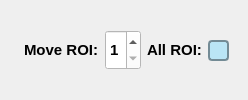
             <widget class="QWidget" name="widget_13" native="true">
              <property name="sizePolicy">
               <sizepolicy hsizetype="Preferred" vsizetype="Preferred">
                <horstretch>0</horstretch>
                <verstretch>0</verstretch>
               </sizepolicy>
              </property>
              <layout class="QHBoxLayout" name="horizontalLayout_15">
               <item>
                <widget class="QLabel" name="label_19">
                 <property name="sizePolicy">
                  <sizepolicy hsizetype="Fixed" vsizetype="Preferred">
                   <horstretch>0</horstretch>
                   <verstretch>0</verstretch>
                  </sizepolicy>
                 </property>
                 <property name="text">
                  <string/>
                 </property>
                 <property name="pixmap">
                  <pixmap>all-icons/line.png</pixmap>
                 </property>
                </widget>
               </item>
               <item>
                <widget class="QLabel" name="label_20">
                 <property name="sizePolicy">
                  <sizepolicy hsizetype="Fixed" vsizetype="Preferred">
                   <horstretch>0</horstretch>
                   <verstretch>0</verstretch>
                  </sizepolicy>
                 </property>
                 <property name="font">
                  <font>
                   <pointsize>11</pointsize>
                   <weight>75</weight>
                   <bold>true</bold>
                  </font>
                 </property>
                 <property name="text">
                  <string>Move ROI:</string>
                 </property>
                </widget>
               </item>
               <item>
                <widget class="QSpinBox" name="spinbox_ROI_to_move">
                 <property name="sizePolicy">
                  <sizepolicy hsizetype="Minimum" vsizetype="Fixed">
                   <horstretch>0</horstretch>
                   <verstretch>0</verstretch>
                  </sizepolicy>
                 </property>
                 <property name="minimumSize">
                  <size>
                   <width>0</width>
                   <height>40</height>
                  </size>
                 </property>
                 <property name="maximumSize">
                  <size>
                   <width>140</width>
                   <height>40</height>
                  </size>
                 </property>
                 <property name="font">
                  <font>
                   <pointsize>11</pointsize>
                   <weight>75</weight>
                   <bold>true</bold>
                  </font>
                 </property>
                 <property name="styleSheet">
                  <string notr="true">background-color: rgb(255, 255, 255);
</string>
                 </property>
                 <property name="minimum">
                  <number>1</number>
                 </property>
                 <property name="maximum">
                  <number>5</number>
                 </property>
                 <property name="value">
                  <number>1</number>
                 </property>
                </widget>
               </item>
               <item>
                <widget class="QLabel" name="label_21">
                 <property name="sizePolicy">
                  <sizepolicy hsizetype="Preferred" vsizetype="Preferred">
                   <horstretch>0</horstretch>
                   <verstretch>0</verstretch>
                  </sizepolicy>
                 </property>
                 <property name="font">
                  <font>
                   <pointsize>11</pointsize>
                   <weight>75</weight>
                   <bold>true</bold>
                  </font>
                 </property>
                 <property name="text">
                  <string>All ROI:</string>
                 </property>
                </widget>
               </item>
               <item>
                <widget class="QCheckBox" name="checkbox_move_all_ROI">
                 <property name="minimumSize">
                  <size>
                   <width>0</width>
                   <height>40</height>
                  </size>
                 </property>
                 <property name="maximumSize">
                  <size>
                   <width>29</width>
                   <height>40</height>
                  </size>
                 </property>
                 <property name="font">
                  <font>
                   <pointsize>-1</pointsize>
                  </font>
                 </property>
                 <property name="styleSheet">
                  <string notr="true">QCheckBox {
    spacing: 8px;
    font-size: 16px;
    color: #D9534F; /* Màu đỏ tươi cho chữ */
}

QCheckBox::indicator {
    width: 17px;
    height: 17px;
    border: 2px solid #738B95; /* Viền đỏ nhạt */
    border-radius: 4px;
    background: #ffffff; /* Nền trắng */
}

QCheckBox::indicator:checked {
    background-color: #BAE5F5; /* Nền đỏ nhạt khi được chọn */
    border: 2px solid #738B95; /* Viền đỏ tươi khi được chọn */
}
</string>
                 </property>
                 <property name="text">
                  <string/>
                 </property>
                 <property name="checked">
                  <bool>true</bool>
                 </property>
                </widget>
               </item>
              </layout>
             </widget>
